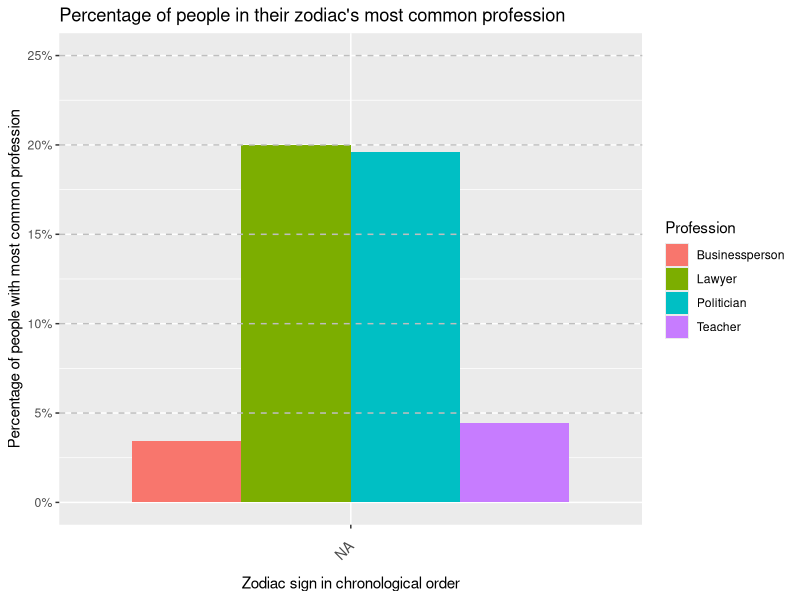

Generate this figure with R:
# R code for zodiac signs

library(tidyverse)

# Load data
data <- read_csv("profession_by_all.csv")

# Order them, such that they are in chronological order
zodiac_order <- c(
  "capricorn", "aquarius", "pisces", "aries", "taurus", "gemini", 
  "cancer", "leo", "virgo", "libra", "scorpio", "sagittarius")

# Make table for most common professions for each zodiac sign and the counts and percentage
zodiac_professions <- data |>
  filter(Zodiac != 'Zodiac', Profession != 'Profession') |>
  group_by(Zodiac, Profession) |>
  summarise(count = n(), .groups = "drop") |>
  group_by(Zodiac) |>
  mutate(total_in_zodiac = sum(count)) |>
  slice_max(count, n = 3, with_ties = FALSE) |>
  mutate(percentage = (count / total_in_zodiac) * 100) |>
  select(Zodiac, Profession, count, percentage) |>
  arrange(match(Zodiac, zodiac_order))


# Plot barplot
barplot <- zodiac_professions |>
  ggplot(aes(
    x = factor(Zodiac, levels = zodiac_order),
    y = percentage/100,
    fill = Profession
  )) +
  geom_col(position="dodge") +
  labs(
    x = 'Zodiac sign in chronological order',
    y = 'Percentage of people with most common profession',
    title = 'Percentage of people in their zodiac\'s most common profession'
  ) +
  ylim(0, 25) +
  scale_y_continuous(labels=scales::label_percent()) +
  geom_hline(
    yintercept = seq(5/100, 25/100, by = 5/100),
    color = "grey", 
    linetype = "dashed"
  ) +
theme(
  axis.text.x = element_text(angle = 45, hjust = 1, vjust = 0.5, size = 10),
  axis.title.x = element_text(margin = margin(t = 15))
)

# Save the barplot as .png
ggsave(
  filename = "zodiac_barplot.png",
  plot = barplot,
  width=10
)
